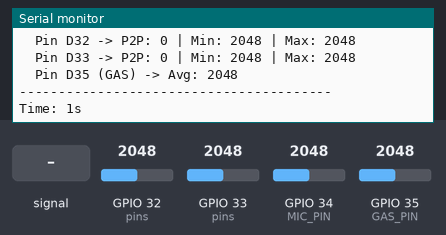
Recording of a sketch running on a simulated ESP32. On the bench: the last lines printed to the serial monitor. The test bench sets the inputs (shaded band); at power-on: GPIO 32 (pins) = 2048, GPIO 33 (pins) = 2048, GPIO 34 (MIC_PIN) = 2048, GPIO 35 (GAS_PIN) = 2048.

Above: at 1.2 s.
1.3 s: GPIO 34 (MIC_PIN) fed a 200 Hz sine of ±327 counts around its level
At 2.37 s:
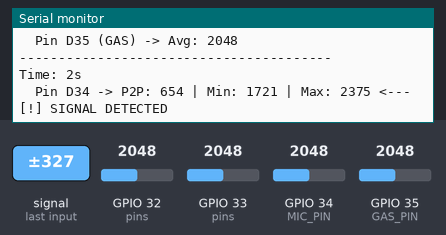
4.3 s: GPIO 32 (pins) set to 2866
At 5.2 s:
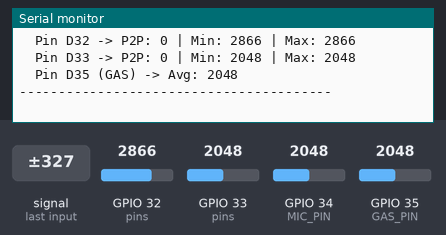
5.8 s: GPIO 33 (pins) set to 2866
At 5.89 s:
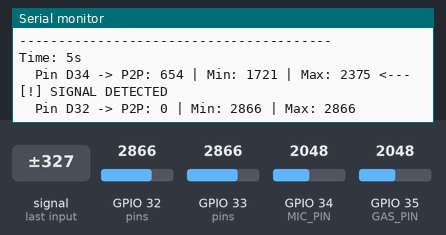
7.3 s: GPIO 34 (MIC_PIN) set to 2866
At 8.6 s:
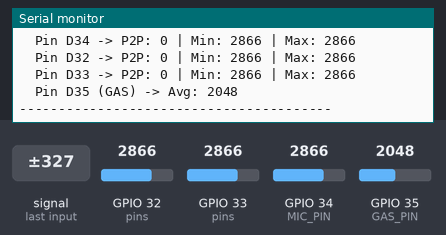
8.8 s: GPIO 35 (GAS_PIN) set to 2866
At 10.1 s:
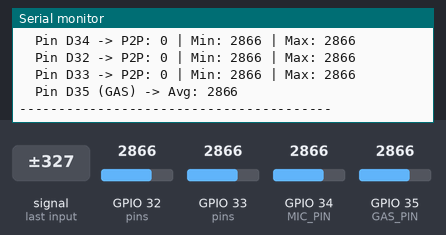
10.3 s: GPIO 34 (MIC_PIN) fed a 1000 Hz sine of ±1023 counts around its level
At 10.45 s:
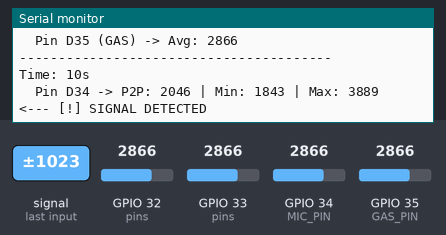
Timing chart, 0 to 12.8 s (numbered marks = the images above; inputs shaded):
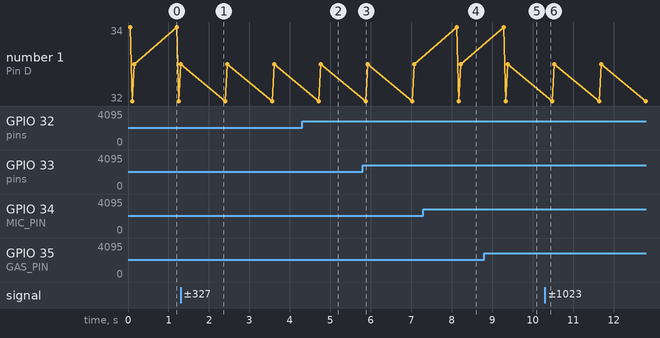

The sketch:

analog_test.ino
```cpp
/*
 * ============================================================
 * ANALOG SENSOR TEST
 * Microphone (GPIO 34) and MQ-2 Gas (GPIO 35)
 * ============================================================
 */

#define MIC_PIN 34
#define GAS_PIN 35

void setup() {
  Serial.begin(115200);

  // Note: GPIO 34 and 35 are input-only pins on ESP32,
  // perfect for analog sensors.

  Serial.println("\n--- Analog Sensors Test ---");
  Serial.println("Microphone (D34) | Gas MQ-2 (D35)");
}

void loop() {
  // Monitor three potential ADC1 pins to help you find the right one
  int pins[] = {34, 32, 33};
  const char* labels[] = {"D34", "D32", "D33"};

  Serial.print("Time: "); Serial.print(millis()/1000); Serial.println("s");

  for (int i=0; i<3; i++) {
    int pin = pins[i];
    unsigned long startMillis = millis();
    unsigned int signalMax = 0;
    unsigned int signalMin = 4095;

    while (millis() - startMillis < 50) {
      unsigned int sample = analogRead(pin);
      if (sample > signalMax) signalMax = sample;
      if (sample < signalMin) signalMin = sample;
    }
    unsigned int p2p = signalMax - signalMin;

    Serial.print("  Pin "); Serial.print(labels[i]);
    Serial.print(" -> P2P: "); Serial.print(p2p);
    Serial.print(" | Min: "); Serial.print(signalMin);
    Serial.print(" | Max: "); Serial.print(signalMax);
    if (p2p > 200) Serial.print(" <--- [!] SIGNAL DETECTED");
    Serial.println();
  }

  // Gas Sensor on 35
  long gasSum = 0;
  for (int i=0; i<10; i++) gasSum += analogRead(GAS_PIN);
  Serial.print("  Pin D35 (GAS) -> Avg: "); Serial.println(gasSum / 10);

  Serial.println("----------------------------------------");
  delay(1000);
}
```

Measured:
- after the input at 1.3 s, the serial monitor: prints a new line after 1.1 s (image 1)
- after the input at 4.3 s, the serial monitor: prints a new line after 0.42 s (image 2)
- after the input at 7.3 s, the serial monitor: prints a new line after 0.83 s (image 4)
- after the input at 8.8 s, the serial monitor: prints a new line after 0.58 s (image 5)
- after the input at 10.3 s, the serial monitor: prints a new line after 0.14 s (image 6)
